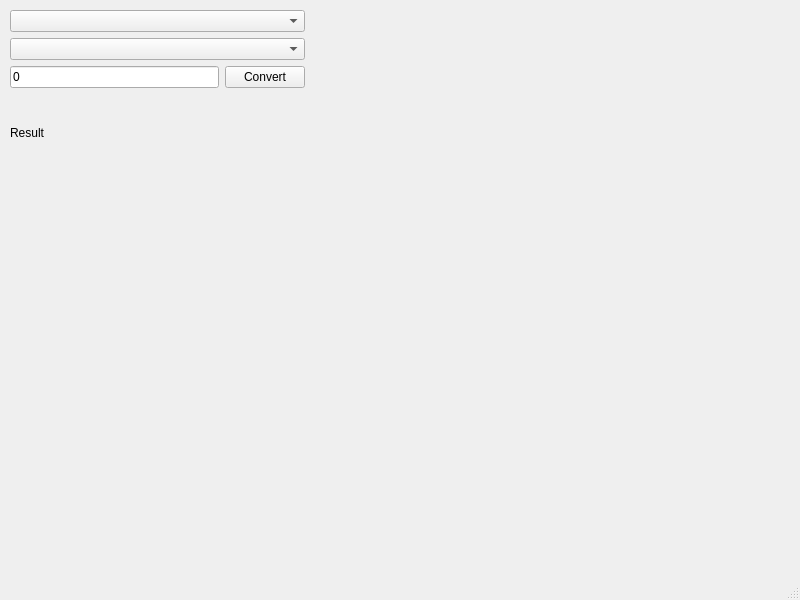
<?xml version="1.0" encoding="UTF-8"?>
<ui version="4.0">
 <class>MainWindow</class>
 <widget class="QMainWindow" name="MainWindow">
  <property name="geometry">
   <rect>
    <x>0</x>
    <y>0</y>
    <width>800</width>
    <height>600</height>
   </rect>
  </property>
  <property name="windowTitle">
   <string>MainWindow</string>
  </property>
  <widget class="QWidget" name="centralwidget">
   <widget class="QWidget" name="gridLayoutWidget">
    <property name="geometry">
     <rect>
      <x>10</x>
      <y>10</y>
      <width>301</width>
      <height>161</height>
     </rect>
    </property>
    <layout class="QGridLayout" name="gridLayout">
     <item row="4" column="1">
      <widget class="QPushButton" name="pushButtonConvert">
       <property name="text">
        <string>Convert</string>
       </property>
      </widget>
     </item>
     <item row="4" column="0">
      <widget class="QLineEdit" name="lineEditAmount">
       <property name="text">
        <string>0</string>
       </property>
      </widget>
     </item>
     <item row="2" column="0" colspan="2">
      <widget class="QComboBox" name="toCurrencyComboBox"/>
     </item>
     <item row="1" column="0" colspan="2">
      <widget class="QComboBox" name="fromCurrencyComboBox"/>
     </item>
     <item row="7" column="0" colspan="3">
      <widget class="QLabel" name="labelResult">
       <property name="text">
        <string>Result</string>
       </property>
      </widget>
     </item>
    </layout>
   </widget>
  </widget>
  <widget class="QMenuBar" name="menubar">
   <property name="geometry">
    <rect>
     <x>0</x>
     <y>0</y>
     <width>800</width>
     <height>36</height>
    </rect>
   </property>
  </widget>
  <widget class="QStatusBar" name="statusbar"/>
 </widget>
 <resources/>
 <connections/>
</ui>
